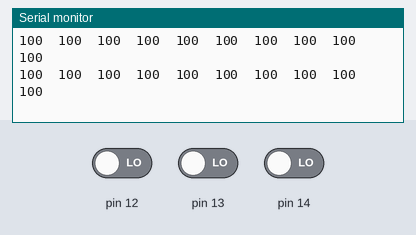
The sketch below on a simulated Arduino Uno, built with avr-gcc and run on an emulated ATmega328P. Shown: the last lines printed to the serial monitor. Inputs (shaded band) come from the test bench; at power-on: pin 12 LOW, pin 13 LOW, pin 14 LOW.

Above: at 1.2 s.
1.3 s: pin 12 driven HIGH
At 1.42 s:
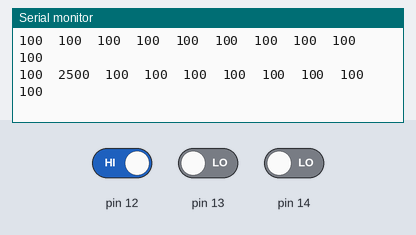
4.3 s: pin 13 driven HIGH
At 4.46 s:
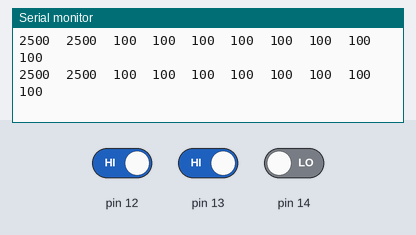
7.3 s: pin 14 driven HIGH
At 7.39 s:
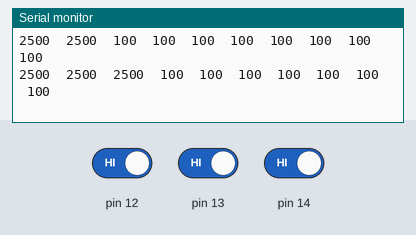
10.3 s: pin 12 driven LOW
At 10.39 s:
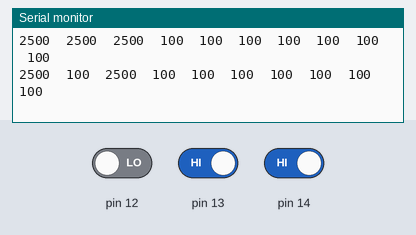
13.3 s: pin 12 driven HIGH
16.3 s: pin 13 driven LOW
At 16.4 s:
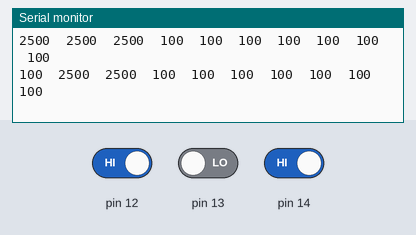

Measured:
- after the input at 1.3 s, the serial monitor: prints a new line after 0.10 s (image 1)
- after the input at 4.3 s, the serial monitor: prints a new line after 0.10 s (image 2)
- after the input at 7.3 s, the serial monitor: prints a new line after 0.07 s (image 3)
- after the input at 10.3 s, the serial monitor: prints a new line after 0.07 s (image 4)
- after the input at 16.3 s, the serial monitor: prints a new line after 0.08 s (image 5)

The sketch:

QTRRCRawValuesExample.ino
```cpp
#include <QTRSensors.h>

// This example is designed for use with eight RC QTR sensors. These
// reflectance sensors should be connected to digital pins 3 to 10. The
// sensors' emitter control pin (CTRL or LEDON) can optionally be connected to
// digital pin 2, or you can leave it disconnected and remove the call to
// setEmitterPin().
//
// The main loop of the example reads the raw sensor values (uncalibrated). You
// can test this by taping a piece of 3/4" black electrical tape to a piece of
// white paper and sliding the sensor across it. It prints the sensor values to
// the serial monitor as numbers from 0 (maximum reflectance) to 2500 (minimum
// reflectance; this is the default RC timeout, which can be changed with
// setTimeout()).

QTRSensors qtr;

const uint8_t SensorCount = 10;
uint16_t sensorValues[SensorCount];

void setup()
{
  // configure the sensors
  qtr.setTypeRC();
  qtr.setSensorPins((const uint8_t[]){13,12,14,27,26,25,33,32,22,23}, SensorCount);
  //qtr.setEmitterPin(10);13,12,14,27,26,25,33,32,22,23

  Serial.begin(9600);
}


void loop()
{
  // read raw sensor values
  qtr.read(sensorValues);

  // print the sensor values as numbers from 0 to 2500, where 0 means maximum
  // reflectance and 2500 means minimum reflectance
  for (uint8_t i = 0; i < SensorCount; i++)
  {
    Serial.print(sensorValues[i]);
    Serial.print('\t');
  }
  Serial.println();

 // delay(250);
}
```
